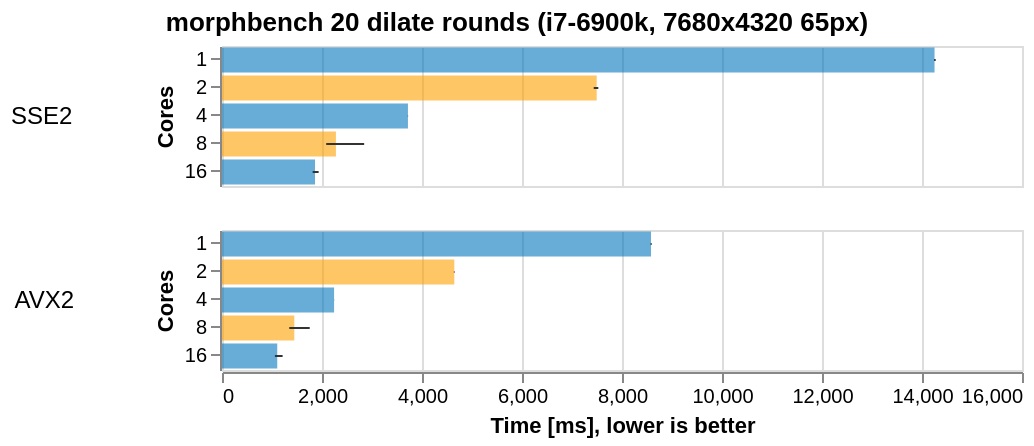

Write a Vega-Lite specification for this figure.
### Vega-Lite specification from a JSON file in a GitHub repository (floating-point values rounded to 4 significant figures)
{"$schema": "https://vega.github.io/schema/vega-lite/v4.json", "title": {"text": "morphbench 20 dilate rounds (i7-6900k, 7680x4320 65px)", "anchor": "middle"}, "data": {"values": [{"set": "SSE2", "var": 1, "times": [14250.0, 14260.0, 14260.0, 14247, 14247, 14250.0, 14250.0, 14250.0, 14240.0, 14250.0, 14243, 14253, 14250.0, 14250.0, 14250.0, 14270.0, 14250.0, 14250.0, 14250.0, 14240.0]}, {"set": "SSE2", "var": 2, "times": [7478.0, 7523.0, 7524.0, 7492.0, 7519.0, 7445.0, 7527.0, 7492.0, 7523.0, 7443.0, 7518.0, 7486.0, 7504.0, 7434.0, 7519.0, 7488.0, 7512.0, 7436.0, 7519.0, 7488.0]}, {"set": "SSE2", "var": 4, "times": [3717.0, 3718.0, 3719.0, 3719.0, 3720.0, 3720.0, 3720.0, 3721.0, 3720.0, 3718.0, 3720.0, 3719.0, 3717.0, 3720.0, 3719.0, 3722.0, 3720.0, 3717.0, 3718.0, 3720.0]}, {"set": "SSE2", "var": 8, "times": [2235.0, 2130.0, 2135.0, 2486.0, 2292.0, 2174.0, 2124.0, 2843.0, 2422.0, 2084.0, 2108.0, 2096.0, 2731.0, 2525.0, 2095.0, 2125.0, 2116.0, 2122.0, 2623.0, 2106.0]}, {"set": "SSE2", "var": 16, "times": [1823.0, 1844.0, 1871.0, 1895.0, 1905.0, 1825.0, 1823.0, 1854.0, 1876.0, 1873.0, 1905.0, 1846.0, 1872.0, 1846.0, 1833.0, 1813.0, 1869.0, 1875.0, 1933.0, 1831.0]}, {"set": "AVX2", "var": 1, "times": [8576.0, 8584.0, 8584.0, 8584.0, 8580.0, 8582.0, 8585.0, 8574.0, 8583.0, 8574.0, 8574, 8573.0, 8572.0, 8577.0, 8594.0, 8588.0, 8582.0, 8578.0, 8581.0, 8584.0]}, {"set": "AVX2", "var": 2, "times": [4638.0, 4645.0, 4646.0, 4643.0, 4649.0, 4648.0, 4649.0, 4646.0, 4648.0, 4647.0, 4649.0, 4647.0, 4647.0, 4648.0, 4644.0, 4645.0, 4646.0, 4647.0, 4645.0, 4646.0]}, {"set": "AVX2", "var": 4, "times": [2243.0, 2243.0, 2242.0, 2242.0, 2242.0, 2241.0, 2243.0, 2242.0, 2242.0, 2242.0, 2242.0, 2241.0, 2242.0, 2241.0, 2242.0, 2241.0, 2241.0, 2242.0, 2241.0, 2242.0]}, {"set": "AVX2", "var": 8, "times": [1350.0, 1349.0, 1345.0, 1454.0, 1375.0, 1568.0, 1546.0, 1379.0, 1359.0, 1487.0, 1373.0, 1576.0, 1364.0, 1374.0, 1374.0, 1374.0, 1389.0, 1375.0, 1754.0, 1754.0]}, {"set": "AVX2", "var": 16, "times": [1058.0, 1083.0, 1060.0, 1072.0, 1075.0, 1080.0, 1108.0, 1212.0, 1094.0, 1089.0, 1097.0, 1202.0, 1093.0, 1080.0, 1113.0, 1117.0, 1187.0, 1076.0, 1072.0, 1131.0]}]}, "transform": [{"flatten": ["times"]}, {"aggregate": [{"op": "min", "field": "times", "as": "timem"}, {"op": "max", "field": "times", "as": "timex"}, {"op": "mean", "field": "times", "as": "timean"}], "groupby": ["set", "var"]}], "facet": {"row": {"field": "set", "type": "nominal", "header": {"title": "", "labelAngle": 0, "labelFontSize": 12}, "sort": ["SSE2, 8k", "AVX2, 8k", "SSE2, SXGA", "AVX2, SXGA"]}}, "spec": {"encoding": {"y": {"field": "var", "type": "ordinal", "axis": {"title": "Cores"}, "sort": "ascending"}}, "layer": [{"mark": {"type": "bar", "opacity": 0.6}, "height": {"step": 14}, "encoding": {"x": {"field": "timean", "type": "quantitative"}, "color": {"field": "var", "type": "ordinal", "scale": {"range": ["#0277bd", "#ffa000"]}, "legend": null, "sort": "ascending"}}}, {"width": 400, "mark": {"type": "errorbar", "color": "#333"}, "encoding": {"x": {"field": "timem", "type": "quantitative", "axis": {"title": "Time [ms], lower is better", "grid": true}}, "x2": {"field": "timex"}, "size": {"value": 2}}}]}}
